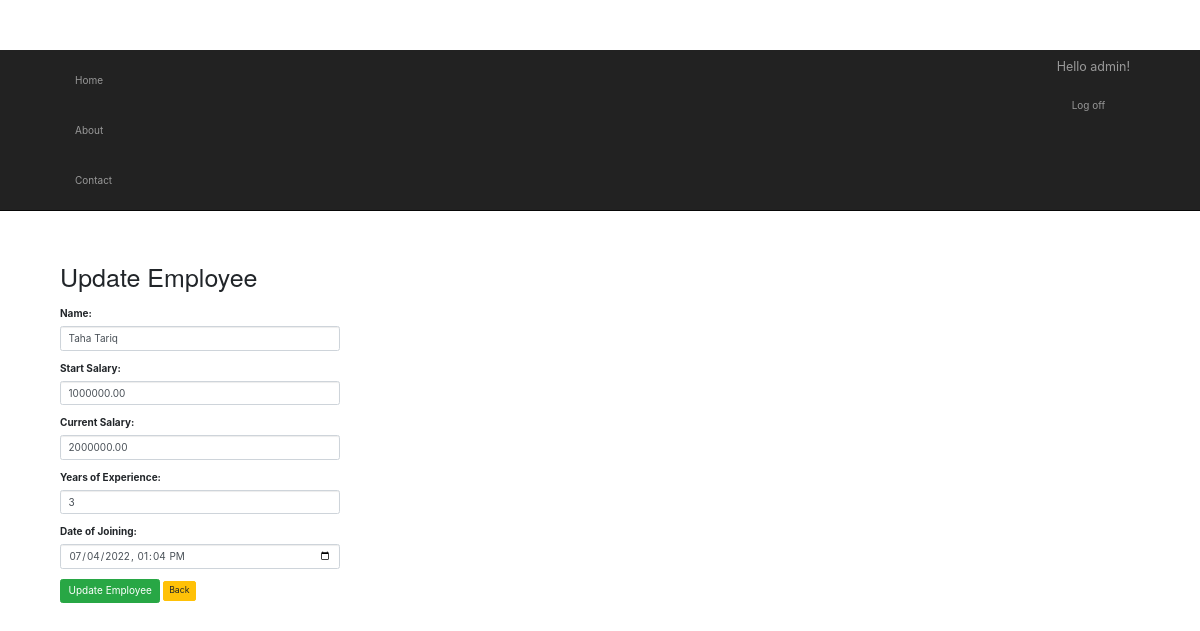
Screenshot of /employee/update/1/ (signed in) with the database file from the repository.
### app/models.py (models this page shows)
class Employee(models.Model):
    name = models.CharField(max_length=50)
    start_salary = models.DecimalField(max_digits=9, decimal_places=2, default=0.0, null=False)
    current_salary = models.DecimalField(max_digits=9, decimal_places=2, default=0.0, null=False)
    years_of_experience = models.IntegerField(null=False, default=0)
    date_of_joining = models.DateTimeField()
    created_dt = models.DateTimeField(auto_now_add=True, auto_now=False)
    updated_dt = models.DateTimeField(auto_now=True)
    class Meta:
        db_table='employee'

### EmployeeServices/views.py (the view)
# urls.py: path('employee/update/<int:pk>/', EmployeeUpdateView.as_view(), name='employee-update'),
class EmployeeUpdateView(UpdateView):
    model = Employee
    form_class = EmployeeForm
    template_name = 'app/employee_form.html'
    success_url = reverse_lazy('employee-update-success')
    def get_context_data(self, **kwargs):
        context = super().get_context_data(**kwargs)
        context['Task'] = "Update"
        return context

### EmployeeServices/forms.py
class EmployeeForm(forms.ModelForm):
    class Meta:
        model = Employee
        fields = ['name', 'start_salary', 'current_salary', 'years_of_experience', 'date_of_joining']
        widgets = {
            'name': forms.TextInput(attrs={'class': 'form-control'}),
            'start_salary': forms.NumberInput(attrs={'class': 'form-control'}),
            'current_salary': forms.NumberInput(attrs={'class': 'form-control'}),
            'years_of_experience': forms.NumberInput(attrs={'class': 'form-control'}),
            'date_of_joining': forms.DateTimeInput(attrs={'class': 'form-control', 'type': 'datetime-local'}),
        }

### app/templates/app/employee_form.html (shortened to what this page needs)
{% extends "app/layout.html" %}
{% block content %}
<!DOCTYPE html>
<html lang="en">
<head>
    <link rel="stylesheet" href="https://maxcdn.bootstrapcdn.com/bootstrap/4.5.2/css/bootstrap.min.css">
</head>
<body>
    <div class="container mt-5">
        <h1 class="mb-4">{{Task}} Employee</h1>
        <form method="post">
            <div class="form-group">
                <label for="id_name">Name:</label>
                {{ form.name }}
            </div>
            <div class="form-group">
                <label for="id_start_salary">Start Salary:</label>
                {{ form.start_salary }}
            </div>
            <div class="form-group">
                <label for="id_current_salary">Current Salary:</label>
                {{ form.current_salary }}
            </div>
            <div class="form-group">
                <label for="id_years_of_experience">Years of Experience:</label>
                {{ form.years_of_experience }}
            </div>
            <div class="form-group">
                <label for="id_date_of_joining">Date of Joining:</label>
                {{ form.date_of_joining }}
            </div>
            <button type="submit" class="btn btn-success">{{Task}} Employee</button>
            <a href="{% url 'home' %}" class="btn btn-warning btn-sm">
                 Back
            </a>
        </form>
    </div>
</body>
</html>
{% endblock %}

### app/templates/app/loginpartial.html (shortened to what this page needs)
{% if user.is_authenticated %}
<form id="logoutForm" action="/logout/" method="post" class="navbar-right">
    <ul class="nav navbar-nav navbar-right">
        <li><span class="navbar-brand">Hello {{ user.username }}!</span></li>
        <li><a href="javascript:document.getElementById('logoutForm').submit()">Log off</a></li>
    </ul>
</form>
{% else %}
<ul class="nav navbar-nav navbar-right">
    <li><a href="{% url 'login' %}">Log in</a></li>
</ul>
{% endif %}

### app/static/app/content/site.css (style rules this page uses)
body { padding-top: 50px; padding-bottom: 20px; }
input, select, textarea { max-width: 280px; }

### rows the page displays
Employee: name "Taha Tariq", start_salary "1000000.00", current_salary "2000000.00", years_of_experience "3", date_of_joining "07/04/2022 13:04"

### other values shown
{{ user.username }} "admin"
{{ Task }} "Update"
